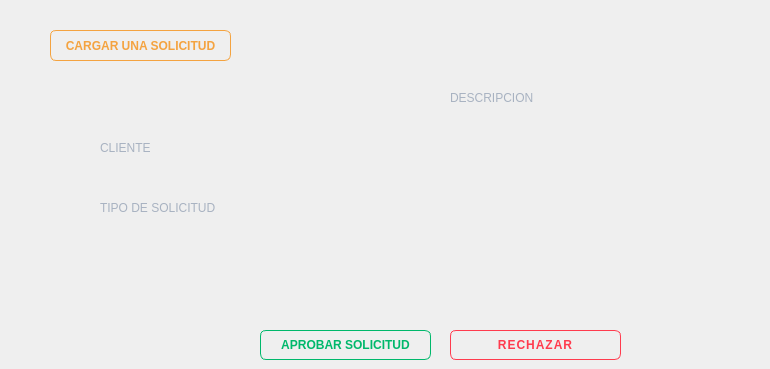
      <widget class="QWidget" name="tab_2">
       <attribute name="title">
        <string>SOLICITUDES</string>
       </attribute>
       <widget class="QPushButton" name="btnCargarSolicitud">
        <property name="geometry">
         <rect>
          <x>50</x>
          <y>30</y>
          <width>181</width>
          <height>31</height>
         </rect>
        </property>
        <property name="styleSheet">
         <string notr="true">QPushButton {
    background-color: transparent;
    color: #F4A340;
    border: 1px solid #F4A340;
    border-radius: 6px;
    padding: 6px 14px;
    font-family: &quot;Montserrat&quot;;
    font-weight: 600;
}
QPushButton:hover {
    background-color: #F4A340;
    color: #0D1321;
}
QPushButton:pressed {
    background-color: #D4872A;
    border: 1px solid #D4872A;
    color: #0D1321;
}</string>
        </property>
        <property name="text">
         <string>CARGAR UNA SOLICITUD</string>
        </property>
       </widget>
       <widget class="QLabel" name="lblSolDesc">
        <property name="geometry">
         <rect>
          <x>450</x>
          <y>110</y>
          <width>311</width>
          <height>121</height>
         </rect>
        </property>
        <property name="styleSheet">
         <string notr="true">font-family: &quot;Montserrat &quot;;
font-size: 12px;
color: #A8B2C1;
background: transparent;</string>
        </property>
        <property name="text">
         <string/>
        </property>
       </widget>
       <widget class="QLabel" name="lblSolId">
        <property name="geometry">
         <rect>
          <x>100</x>
          <y>100</y>
          <width>171</width>
          <height>31</height>
         </rect>
        </property>
        <property name="styleSheet">
         <string notr="true">font-family: &quot;Montserrat &quot;;
font-size: 12px;
color: #A8B2C1;
background: transparent;</string>
        </property>
        <property name="text">
         <string/>
        </property>
       </widget>
       <widget class="QLabel" name="lblSolCliente">
        <property name="geometry">
         <rect>
          <x>100</x>
          <y>160</y>
          <width>191</width>
          <height>31</height>
         </rect>
        </property>
        <property name="styleSheet">
         <string notr="true">font-family: &quot;Montserrat &quot;;
font-size: 12px;
color: #A8B2C1;
background: transparent;</string>
        </property>
        <property name="text">
         <string/>
        </property>
       </widget>
       <widget class="QLabel" name="lblSolTipo">
        <property name="geometry">
         <rect>
          <x>100</x>
          <y>220</y>
          <width>250</width>
          <height>31</height>
         </rect>
        </property>
        <property name="styleSheet">
         <string notr="true">font-family: &quot;Montserrat &quot;;
font-size: 12px;
color: #A8B2C1;
background: transparent;</string>
        </property>
        <property name="text">
         <string/>
        </property>
       </widget>
       <widget class="QPushButton" name="btnAprobarSolicitud">
        <property name="geometry">
         <rect>
          <x>260</x>
          <y>330</y>
          <width>171</width>
          <height>30</height>
         </rect>
        </property>
        <property name="styleSheet">
         <string notr="true">/* APROBAR */
QPushButton {
    background-color: transparent;
    color: #00B86B;
    border: 1px solid #00B86B;
    border-radius: 6px;
    padding: 8px 16px;
    font-family: &quot;Montserrat SemiBold&quot;;
    font-weight: 600;
}
QPushButton:hover {
    background-color: #00B86B;
    color: #F1FAEE;
}
QPushButton:pressed {
    background-color: #009957;
    border: 1px solid #009957;
    color: #F1FAEE;
}</string>
        </property>
        <property name="text">
         <string>APROBAR SOLICITUD</string>
        </property>
       </widget>
       <widget class="QPushButton" name="btnRechazarSolicitud">
        <property name="geometry">
         <rect>
          <x>450</x>
          <y>330</y>
          <width>171</width>
          <height>30</height>
         </rect>
        </property>
        <property name="styleSheet">
         <string notr="true">/* RECHAZAR */
QPushButton {
    background-color: transparent;
    color: #FF3B4E;
    border: 1px solid #FF3B4E;
    border-radius: 6px;
    padding: 8px 16px;
    font-family: &quot;Montserrat SemiBold&quot;;
    font-weight: 600;
    letter-spacing: 1px;
}
QPushButton:hover {
    background-color: #FF3B4E;
    color: #F1FAEE;
}
QPushButton:pressed {
    background-color: #D62638;
    border: 1px solid #D62638;
    color: #F1FAEE;
}</string>
        </property>
        <property name="text">
         <string>RECHAZAR</string>
        </property>
       </widget>
       <widget class="QLabel" name="label_36">
        <property name="geometry">
         <rect>
          <x>450</x>
          <y>90</y>
          <width>91</width>
          <height>16</height>
         </rect>
        </property>
        <property name="styleSheet">
         <string notr="true">font-family: &quot;Montserrat &quot;;
font-size: 12px;
color: #A8B2C1;
background: transparent;
font: 900 </string>
        </property>
        <property name="text">
         <string>DESCRIPCION</string>
        </property>
       </widget>
       <widget class="QLabel" name="label_38">
        <property name="geometry">
         <rect>
          <x>100</x>
          <y>200</y>
          <width>131</width>
          <height>16</height>
         </rect>
        </property>
        <property name="styleSheet">
         <string notr="true">font-family: &quot;Montserrat &quot;;
font-size: 12px;
color: #A8B2C1;
background: transparent;
font: 900 </string>
        </property>
        <property name="text">
         <string>TIPO DE SOLICITUD</string>
        </property>
       </widget>
       <widget class="QLabel" name="label_39">
        <property name="geometry">
         <rect>
          <x>100</x>
          <y>140</y>
          <width>61</width>
          <height>16</height>
         </rect>
        </property>
        <property name="styleSheet">
         <string notr="true">font-family: &quot;Montserrat &quot;;
font-size: 12px;
color: #A8B2C1;
background: transparent;
font: 900 </string>
        </property>
        <property name="text">
         <string>CLIENTE</string>
        </property>
       </widget>
      </widget>
